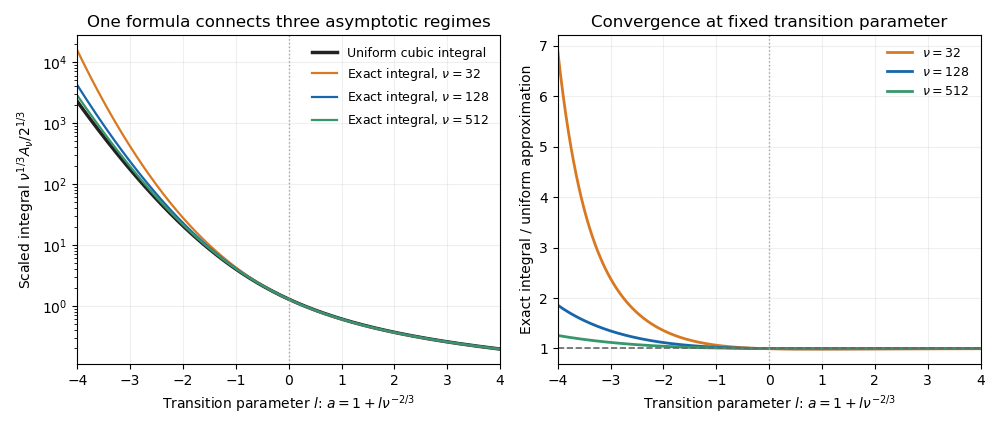

Source code (Python):
"""Endpoint-to-interior-saddle transition; write an opaque PNG in cwd."""
from pathlib import Path

import matplotlib.pyplot as plt
import numpy as np
from numpy.polynomial.legendre import leggauss


def main():
    nodes, weights = leggauss(300)
    s = 5 * (nodes + 1)
    weights = 5 * weights
    ell = np.linspace(-4, 4, 321)
    c = np.cbrt(2)
    canonical = np.exp(-c * ell[:, None] * s - s**3 / 3) @ weights
    fig, axes = plt.subplots(1, 2, figsize=(10, 4.3), dpi=100, facecolor="white")
    axes[0].semilogy(ell, canonical, color="#222222", lw=2.5, label="Uniform cubic integral")
    for nu, color in [(32, "#d87922"), (128, "#1766aa"), (512, "#38966b")]:
        a = 1 + ell[:, None] * nu ** (-2 / 3)
        t = c * nu ** (-1 / 3) * s
        phase = nu * ((a - 1) * t + a * (np.sinh(t) - t))
        scaled = np.exp(-phase) @ weights
        axes[0].semilogy(ell, scaled, color=color, lw=1.6, label=fr"Exact integral, $\nu={nu}$")
        axes[1].plot(ell, scaled / canonical, color=color, lw=2, label=fr"$\nu={nu}$")
    axes[1].axhline(1, color="0.4", ls="--", lw=1.2)
    axes[0].set(ylabel=r"Scaled integral $\nu^{1/3}A_\nu/2^{1/3}$",
                title="One formula connects three asymptotic regimes")
    axes[1].set(ylabel="Exact integral / uniform approximation",
                title="Convergence at fixed transition parameter")
    for ax in axes:
        ax.set_xlabel(r"Transition parameter $l$: $a=1+l\nu^{-2/3}$")
        ax.set_xlim(-4, 4)
        ax.grid(alpha=.2)
        ax.axvline(0, color="0.65", ls=":", lw=1)
        ax.legend(frameon=False, fontsize=9)
    fig.tight_layout()
    fig.savefig(Path.cwd() / Path(__file__).with_suffix(".png").name,
                facecolor="white", transparent=False, dpi=100)
    plt.close(fig)


if __name__ == "__main__":
    main()
